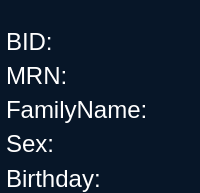
            <widget class="QWidget" name="mappingPatient_widget" native="true">
             <property name="sizePolicy">
              <sizepolicy hsizetype="Expanding" vsizetype="Expanding">
               <horstretch>0</horstretch>
               <verstretch>0</verstretch>
              </sizepolicy>
             </property>
             <property name="palette">
              <palette>
               <active>
                <colorrole role="WindowText">
                 <brush brushstyle="SolidPattern">
                  <color alpha="255">
                   <red>255</red>
                   <green>255</green>
                   <blue>255</blue>
                  </color>
                 </brush>
                </colorrole>
                <colorrole role="Button">
                 <brush brushstyle="SolidPattern">
                  <color alpha="255">
                   <red>7</red>
                   <green>22</green>
                   <blue>40</blue>
                  </color>
                 </brush>
                </colorrole>
                <colorrole role="Text">
                 <brush brushstyle="SolidPattern">
                  <color alpha="255">
                   <red>255</red>
                   <green>255</green>
                   <blue>255</blue>
                  </color>
                 </brush>
                </colorrole>
                <colorrole role="ButtonText">
                 <brush brushstyle="SolidPattern">
                  <color alpha="255">
                   <red>255</red>
                   <green>255</green>
                   <blue>255</blue>
                  </color>
                 </brush>
                </colorrole>
                <colorrole role="Base">
                 <brush brushstyle="SolidPattern">
                  <color alpha="255">
                   <red>7</red>
                   <green>22</green>
                   <blue>40</blue>
                  </color>
                 </brush>
                </colorrole>
                <colorrole role="Window">
                 <brush brushstyle="SolidPattern">
                  <color alpha="255">
                   <red>7</red>
                   <green>22</green>
                   <blue>40</blue>
                  </color>
                 </brush>
                </colorrole>
                <colorrole role="PlaceholderText">
                 <brush brushstyle="SolidPattern">
                  <color alpha="255">
                   <red>255</red>
                   <green>255</green>
                   <blue>255</blue>
                  </color>
                 </brush>
                </colorrole>
               </active>
               <inactive>
                <colorrole role="WindowText">
                 <brush brushstyle="SolidPattern">
                  <color alpha="255">
                   <red>255</red>
                   <green>255</green>
                   <blue>255</blue>
                  </color>
                 </brush>
                </colorrole>
                <colorrole role="Button">
                 <brush brushstyle="SolidPattern">
                  <color alpha="255">
                   <red>7</red>
                   <green>22</green>
                   <blue>40</blue>
                  </color>
                 </brush>
                </colorrole>
                <colorrole role="Text">
                 <brush brushstyle="SolidPattern">
                  <color alpha="255">
                   <red>255</red>
                   <green>255</green>
                   <blue>255</blue>
                  </color>
                 </brush>
                </colorrole>
                <colorrole role="ButtonText">
                 <brush brushstyle="SolidPattern">
                  <color alpha="255">
                   <red>255</red>
                   <green>255</green>
                   <blue>255</blue>
                  </color>
                 </brush>
                </colorrole>
                <colorrole role="Base">
                 <brush brushstyle="SolidPattern">
                  <color alpha="255">
                   <red>7</red>
                   <green>22</green>
                   <blue>40</blue>
                  </color>
                 </brush>
                </colorrole>
                <colorrole role="Window">
                 <brush brushstyle="SolidPattern">
                  <color alpha="255">
                   <red>7</red>
                   <green>22</green>
                   <blue>40</blue>
                  </color>
                 </brush>
                </colorrole>
                <colorrole role="PlaceholderText">
                 <brush brushstyle="SolidPattern">
                  <color alpha="255">
                   <red>255</red>
                   <green>255</green>
                   <blue>255</blue>
                  </color>
                 </brush>
                </colorrole>
               </inactive>
               <disabled>
                <colorrole role="WindowText">
                 <brush brushstyle="SolidPattern">
                  <color alpha="255">
                   <red>255</red>
                   <green>255</green>
                   <blue>255</blue>
                  </color>
                 </brush>
                </colorrole>
                <colorrole role="Button">
                 <brush brushstyle="SolidPattern">
                  <color alpha="255">
                   <red>7</red>
                   <green>22</green>
                   <blue>40</blue>
                  </color>
                 </brush>
                </colorrole>
                <colorrole role="Text">
                 <brush brushstyle="SolidPattern">
                  <color alpha="255">
                   <red>255</red>
                   <green>255</green>
                   <blue>255</blue>
                  </color>
                 </brush>
                </colorrole>
                <colorrole role="ButtonText">
                 <brush brushstyle="SolidPattern">
                  <color alpha="255">
                   <red>255</red>
                   <green>255</green>
                   <blue>255</blue>
                  </color>
                 </brush>
                </colorrole>
                <colorrole role="Base">
                 <brush brushstyle="SolidPattern">
                  <color alpha="255">
                   <red>7</red>
                   <green>22</green>
                   <blue>40</blue>
                  </color>
                 </brush>
                </colorrole>
                <colorrole role="Window">
                 <brush brushstyle="SolidPattern">
                  <color alpha="255">
                   <red>7</red>
                   <green>22</green>
                   <blue>40</blue>
                  </color>
                 </brush>
                </colorrole>
                <colorrole role="PlaceholderText">
                 <brush brushstyle="SolidPattern">
                  <color alpha="255">
                   <red>255</red>
                   <green>255</green>
                   <blue>255</blue>
                  </color>
                 </brush>
                </colorrole>
               </disabled>
              </palette>
             </property>
             <property name="font">
              <font>
               <family>Arial</family>
               <pointsize>18</pointsize>
               <bold>true</bold>
              </font>
             </property>
             <property name="autoFillBackground">
              <bool>false</bool>
             </property>
             <property name="styleSheet">
              <string notr="true">background:rgb(7, 22, 40);
font-style:21px;
color:rgb(255, 255, 255);
</string>
             </property>
             <layout class="QVBoxLayout" name="verticalLayout" stretch="0,0">
              <property name="spacing">
               <number>0</number>
              </property>
              <property name="leftMargin">
               <number>6</number>
              </property>
              <property name="topMargin">
               <number>0</number>
              </property>
              <property name="rightMargin">
               <number>0</number>
              </property>
              <property name="bottomMargin">
               <number>0</number>
              </property>
              <item>
               <widget class="QLabel" name="pic_label">
                <property name="maximumSize">
                 <size>
                  <width>250</width>
                  <height>200</height>
                 </size>
                </property>
                <property name="text">
                 <string/>
                </property>
                <property name="pixmap">
                 <pixmap>emptyPepole.png</pixmap>
                </property>
                <property name="scaledContents">
                 <bool>false</bool>
                </property>
                <property name="alignment">
                 <set>Qt::AlignCenter</set>
                </property>
               </widget>
              </item>
              <item>
               <layout class="QGridLayout" name="gridLayout">
                <property name="horizontalSpacing">
                 <number>0</number>
                </property>
                <property name="verticalSpacing">
                 <number>6</number>
                </property>
                <item row="4" column="0">
                 <widget class="QLabel" name="birthdayTitle_label">
                  <property name="font">
                   <font>
                    <family>Arial</family>
                    <pointsize>18</pointsize>
                    <bold>false</bold>
                   </font>
                  </property>
                  <property name="text">
                   <string>Birthday:</string>
                  </property>
                  <property name="alignment">
                   <set>Qt::AlignLeading|Qt::AlignLeft|Qt::AlignVCenter</set>
                  </property>
                 </widget>
                </item>
                <item row="2" column="1">
                 <widget class="QLabel" name="familyName_label">
                  <property name="font">
                   <font>
                    <family>Arial</family>
                    <pointsize>18</pointsize>
                    <bold>false</bold>
                   </font>
                  </property>
                  <property name="alignment">
                   <set>Qt::AlignLeading|Qt::AlignLeft|Qt::AlignVCenter</set>
                  </property>
                 </widget>
                </item>
                <item row="3" column="0">
                 <widget class="QLabel" name="sexTitle_label">
                  <property name="font">
                   <font>
                    <family>Arial</family>
                    <pointsize>18</pointsize>
                    <bold>false</bold>
                   </font>
                  </property>
                  <property name="text">
                   <string>Sex:</string>
                  </property>
                  <property name="alignment">
                   <set>Qt::AlignLeading|Qt::AlignLeft|Qt::AlignVCenter</set>
                  </property>
                 </widget>
                </item>
                <item row="1" column="1">
                 <widget class="QLabel" name="mrn_label">
                  <property name="font">
                   <font>
                    <family>Arial</family>
                    <pointsize>18</pointsize>
                    <bold>false</bold>
                   </font>
                  </property>
                  <property name="alignment">
                   <set>Qt::AlignLeading|Qt::AlignLeft|Qt::AlignVCenter</set>
                  </property>
                 </widget>
                </item>
                <item row="0" column="1">
                 <widget class="QLabel" name="bid_label">
                  <property name="font">
                   <font>
                    <family>Arial</family>
                    <pointsize>18</pointsize>
                    <bold>false</bold>
                   </font>
                  </property>
                  <property name="alignment">
                   <set>Qt::AlignLeading|Qt::AlignLeft|Qt::AlignVCenter</set>
                  </property>
                 </widget>
                </item>
                <item row="2" column="0">
                 <widget class="QLabel" name="familyNameTitle_label">
                  <property name="font">
                   <font>
                    <family>Arial</family>
                    <pointsize>18</pointsize>
                    <bold>false</bold>
                   </font>
                  </property>
                  <property name="text">
                   <string>FamilyName:</string>
                  </property>
                  <property name="alignment">
                   <set>Qt::AlignLeading|Qt::AlignLeft|Qt::AlignVCenter</set>
                  </property>
                 </widget>
                </item>
                <item row="4" column="1">
                 <widget class="QLabel" name="birthday_label">
                  <property name="font">
                   <font>
                    <family>Arial [Mono]</family>
                    <pointsize>18</pointsize>
                   </font>
                  </property>
                  <property name="text">
                   <string/>
                  </property>
                 </widget>
                </item>
                <item row="3" column="1">
                 <widget class="QLabel" name="sex_label">
                  <property name="font">
                   <font>
                    <family>Arial</family>
                    <pointsize>18</pointsize>
                    <bold>false</bold>
                   </font>
                  </property>
                  <property name="alignment">
                   <set>Qt::AlignLeading|Qt::AlignLeft|Qt::AlignVCenter</set>
                  </property>
                 </widget>
                </item>
                <item row="0" column="0">
                 <widget class="QLabel" name="bidTitle_label">
                  <property name="font">
                   <font>
                    <family>Arial</family>
                    <pointsize>18</pointsize>
                    <bold>false</bold>
                   </font>
                  </property>
                  <property name="text">
                   <string>BID:</string>
                  </property>
                  <property name="alignment">
                   <set>Qt::AlignLeading|Qt::AlignLeft|Qt::AlignVCenter</set>
                  </property>
                 </widget>
                </item>
                <item row="1" column="0">
                 <widget class="QLabel" name="mrnTitle_label">
                  <property name="font">
                   <font>
                    <family>Arial</family>
                    <pointsize>18</pointsize>
                    <bold>false</bold>
                   </font>
                  </property>
                  <property name="text">
                   <string>MRN:</string>
                  </property>
                  <property name="alignment">
                   <set>Qt::AlignLeading|Qt::AlignLeft|Qt::AlignVCenter</set>
                  </property>
                 </widget>
                </item>
               </layout>
              </item>
             </layout>
            </widget>
